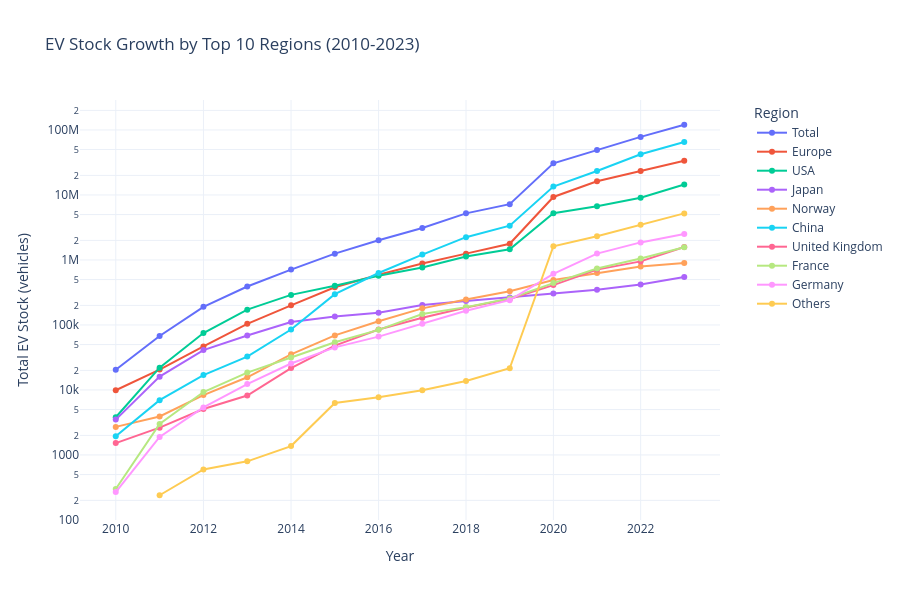

The cell this chart's notebook holds for it:
### Markdown cell above
---
## 1. Time-Series Line Chart: EV Adoption Trends by Region

**Goal:** Track how EV stock has grown across different regions from 2010-2024 and identify growth acceleration periods.

### Code cell
import plotly.express as px
import plotly.graph_objects as go

# Select top 10 regions by total EV stock for readability
top_regions = ev_by_region_year.groupby('region')['total_ev_stock'].sum().nlargest(10).index
df_plot = ev_by_region_year[ev_by_region_year['region'].isin(top_regions)]

df_plot['region'] = df_plot['region'].apply(lambda r: r if r in top_regions else 'Rest of the world')

df_plot = df_plot.sort_values(['year', 'total_ev_stock'], ascending=[True, False])
rename_map = {
    "World": "Total",
    "Rest of the world": "Others",
}
df_plot['region'] = df_plot['region'].replace(rename_map)

# Create interactive line chart
fig = px.line(
    df_plot,
    x='year',
    y='total_ev_stock',
    color='region',
    title='EV Stock Growth by Top 10 Regions (2010-2023)',
    labels={'total_ev_stock': 'Total EV Stock (vehicles)', 'year': 'Year', 'region': 'Region'},
    markers=True,
    template='plotly_white',
    log_x=True,
    log_y=True,
)

# Add annotations for key insights
fig.add_annotation(
    x=2020, y=df_plot[df_plot['year'] == 2020]['total_ev_stock'].max(),
    text="COVID-19 Impact",
    showarrow=True,
    arrowhead=2,
    bgcolor="lightyellow"
)

fig.update_layout(
    hovermode='x unified',
    height=600,
    legend=dict(orientation="v", yanchor="top", y=1, xanchor="left", x=1.05)
)

fig.show()

# Summary statistics
print("\nKey Insights:")
print(f"- China leads with {df_plot[df_plot['region']=='China']['total_ev_stock'].max():,.0f} EVs in 2024")
print(f"- Fastest growth period: 2018-2023 (avg {df_ev_stock[df_ev_stock['year'].between(2018,2023)]['yoy_growth_pct'].mean():.1f}% YoY)")

### Figure 1 — Plotly figure (JSON) as saved in the notebook; plotly's stock layout.template omitted (floating-point values rounded to 4 significant figures)
{"data": [{"hovertemplate": "Region=Total<br>Year=%{x}<br>Total EV Stock (vehicles)=%{y}<extra></extra>", "legendgroup": "Total", "line": {"color": "#636efa", "dash": "solid"}, "marker": {"symbol": "circle"}, "mode": "markers+lines", "name": "Total", "orientation": "v", "showlegend": true, "type": "scatter", "x": [2010, 2011, 2012, 2013, 2014, 2015, 2016, 2017, 2018, 2019, 2020, 2021, 2022, 2023], "xaxis": "x", "y": [20445, 67583, 190110, 390140, 710210, 1250910, 2013300, 3106800, 5211000, 7219000, 30678000, 49026000, 78171000, 120198000], "yaxis": "y"}, {"hovertemplate": "Region=Europe<br>Year=%{x}<br>Total EV Stock (vehicles)=%{y}<extra></extra>", "legendgroup": "Europe", "line": {"color": "#EF553B", "dash": "solid"}, "marker": {"symbol": "circle"}, "mode": "markers+lines", "name": "Europe", "orientation": "v", "showlegend": true, "type": "scatter", "x": [2010, 2011, 2012, 2013, 2014, 2015, 2016, 2017, 2018, 2019, 2020, 2021, 2022, 2023], "xaxis": "x", "y": [9903, 20588, 46810, 104130, 200150, 380340, 590540, 880890, 1251000, 1771700, 9307200, 16210200, 23414100, 33616500], "yaxis": "y"}, {"hovertemplate": "Region=USA<br>Year=%{x}<br>Total EV Stock (vehicles)=%{y}<extra></extra>", "legendgroup": "USA", "line": {"color": "#00cc96", "dash": "solid"}, "marker": {"symbol": "circle"}, "mode": "markers+lines", "name": "USA", "orientation": "v", "showlegend": true, "type": "scatter", "x": [2010, 2011, 2012, 2013, 2014, 2015, 2016, 2017, 2018, 2019, 2020, 2021, 2022, 2023], "xaxis": "x", "y": [3800, 22000, 75000, 172000, 290055, 400160, 571200, 763500, 1126200, 1458200, 5247600, 6696000, 9075000, 14454000], "yaxis": "y"}, {"hovertemplate": "Region=Japan<br>Year=%{x}<br>Total EV Stock (vehicles)=%{y}<extra></extra>", "legendgroup": "Japan", "line": {"color": "#ab63fa", "dash": "solid"}, "marker": {"symbol": "circle"}, "mode": "markers+lines", "name": "Japan", "orientation": "v", "showlegend": true, "type": "scatter", "x": [2010, 2011, 2012, 2013, 2014, 2015, 2016, 2017, 2018, 2019, 2020, 2021, 2022, 2023], "xaxis": "x", "y": [3500, 16015, 41000, 69000, 111000, 134400, 154400, 202300, 232900, 263600, 304100, 346600, 417600, 547900], "yaxis": "y"}, {"hovertemplate": "Region=Norway<br>Year=%{x}<br>Total EV Stock (vehicles)=%{y}<extra></extra>", "legendgroup": "Norway", "line": {"color": "#FFA15A", "dash": "solid"}, "marker": {"symbol": "circle"}, "mode": "markers+lines", "name": "Norway", "orientation": "v", "showlegend": true, "type": "scatter", "x": [2010, 2011, 2012, 2013, 2014, 2015, 2016, 2017, 2018, 2019, 2020, 2021, 2022, 2023], "xaxis": "x", "y": [2702, 3903, 8340, 15660, 35304, 69013, 114040, 180070, 247120, 330180, 490200, 630230, 790260, 900290], "yaxis": "y"}, {"hovertemplate": "Region=China<br>Year=%{x}<br>Total EV Stock (vehicles)=%{y}<extra></extra>", "legendgroup": "China", "line": {"color": "#19d3f3", "dash": "solid"}, "marker": {"symbol": "circle"}, "mode": "markers+lines", "name": "China", "orientation": "v", "showlegend": true, "type": "scatter", "x": [2010, 2011, 2012, 2013, 2014, 2015, 2016, 2017, 2018, 2019, 2020, 2021, 2022, 2023], "xaxis": "x", "y": [1940, 6960, 16920, 32600, 85000, 297000, 630000, 1210000, 2240000, 3370000, 13470000, 23400057, 42300720, 65402280], "yaxis": "y"}, {"hovertemplate": "Region=United Kingdom<br>Year=%{x}<br>Total EV Stock (vehicles)=%{y}<extra></extra>", "legendgroup": "United Kingdom", "line": {"color": "#FF6692", "dash": "solid"}, "marker": {"symbol": "circle"}, "mode": "markers+lines", "name": "United Kingdom", "orientation": "v", "showlegend": true, "type": "scatter", "x": [2010, 2011, 2012, 2013, 2014, 2015, 2016, 2017, 2018, 2019, 2020, 2021, 2022, 2023], "xaxis": "x", "y": [1521, 2628, 5090, 8200, 21700, 48000, 85000, 129034, 186070, 251170, 410230, 710240, 950190, 1580260], "yaxis": "y"}, {"hovertemplate": "Region=France<br>Year=%{x}<br>Total EV Stock (vehicles)=%{y}<extra></extra>", "legendgroup": "France", "line": {"color": "#B6E880", "dash": "solid"}, "marker": {"symbol": "circle"}, "mode": "markers+lines", "name": "France", "orientation": "v", "showlegend": true, "type": "scatter", "x": [2010, 2011, 2012, 2013, 2014, 2015, 2016, 2017, 2018, 2019, 2020, 2021, 2022, 2023], "xaxis": "x", "y": [300, 2996, 9300, 18501, 31602, 54312, 84046, 147092, 188100, 255170, 440380, 740400, 1050590, 1570890], "yaxis": "y"}, {"hovertemplate": "Region=Germany<br>Year=%{x}<br>Total EV Stock (vehicles)=%{y}<extra></extra>", "legendgroup": "Germany", "line": {"color": "#FF97FF", "dash": "solid"}, "marker": {"symbol": "circle"}, "mode": "markers+lines", "name": "Germany", "orientation": "v", "showlegend": true, "type": "scatter", "x": [2010, 2011, 2012, 2013, 2014, 2015, 2016, 2017, 2018, 2019, 2020, 2021, 2022, 2023], "xaxis": "x", "y": [269, 1897, 5386, 12310, 25520, 45180, 66180, 104260, 165370, 240540, 610740, 1251200, 1862100, 2502400], "yaxis": "y"}, {"hovertemplate": "Region=Others<br>Year=%{x}<br>Total EV Stock (vehicles)=%{y}<extra></extra>", "legendgroup": "Others", "line": {"color": "#FECB52", "dash": "solid"}, "marker": {"symbol": "circle"}, "mode": "markers+lines", "name": "Others", "orientation": "v", "showlegend": true, "type": "scatter", "x": [2011, 2012, 2013, 2014, 2015, 2016, 2017, 2018, 2019, 2020, 2021, 2022, 2023], "xaxis": "x", "y": [240, 598, 798, 1370, 6300, 7700, 9900, 13700, 21600, 1624004, 2314004, 3491005, 5203005], "yaxis": "y"}], "layout": {"annotations": [{"arrowhead": 2, "bgcolor": "lightyellow", "showarrow": true, "text": "COVID-19 Impact", "x": 2020, "y": 30678000}], "height": 600, "hovermode": "x unified", "legend": {"orientation": "v", "title": {"text": "Region"}, "tracegroupgap": 0, "x": 1.05, "xanchor": "left", "y": 1, "yanchor": "top"}, "title": {"text": "EV Stock Growth by Top 10 Regions (2010-2023)"}, "xaxis": {"anchor": "y", "domain": [0, 1], "title": {"text": "Year"}, "type": "log"}, "yaxis": {"anchor": "x", "domain": [0, 1], "title": {"text": "Total EV Stock (vehicles)"}, "type": "log"}}}
